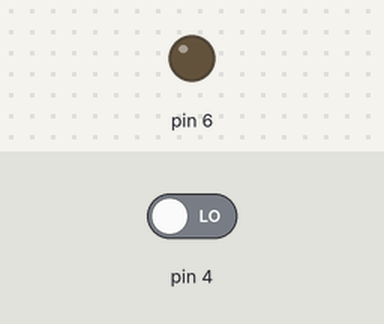
Recording of a sketch running on a simulated Arduino Uno, built with avr-gcc and run on an emulated ATmega328P. Shown: output pins drawn as LEDs (lit = HIGH). The test bench sets the inputs (shaded band); at power-on: pin 4 LOW.

Above: at 1.2 s.
1.3 s: pin 4 driven HIGH
At 2.3 s:
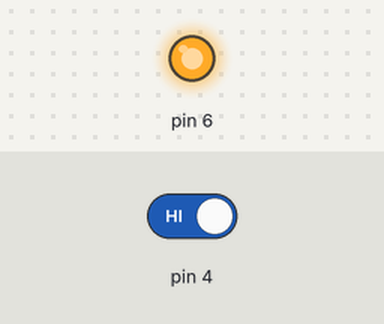
2.8 s: pin 4 driven LOW
At 3.5 s:
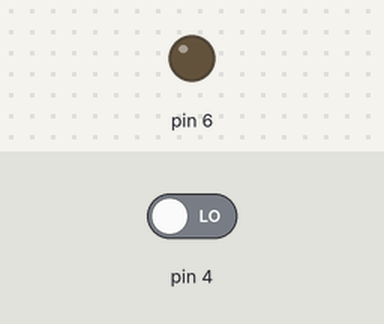
Timing chart, 0 to 5.8 s (numbered marks = the images above; inputs shaded):
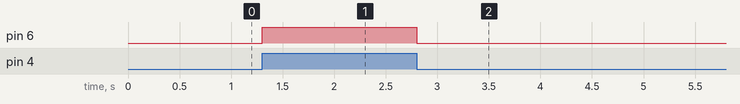

Measured:
- after the input at 1.3 s, pin 6: LOW → HIGH at once
- after the input at 2.8 s, pin 6: HIGH → LOW at once

The sketch:

TogglingaSwitch.ino
```cpp
//toggling a switch

int data;
int count=0; //assigning a value to the variable (initialzing a variable)
void setup() {
  // put your setup code here, to run once:
pinMode (4,INPUT);
pinMode (6,OUTPUT);
Serial.begin (9600);

}

void loop() {
  // put your main code here, to run repeatedly:
data=digitalRead(4);

if (data==1){
  digitalWrite (6, HIGH);
}
else
{digitalWrite (6, LOW);}


}
```
